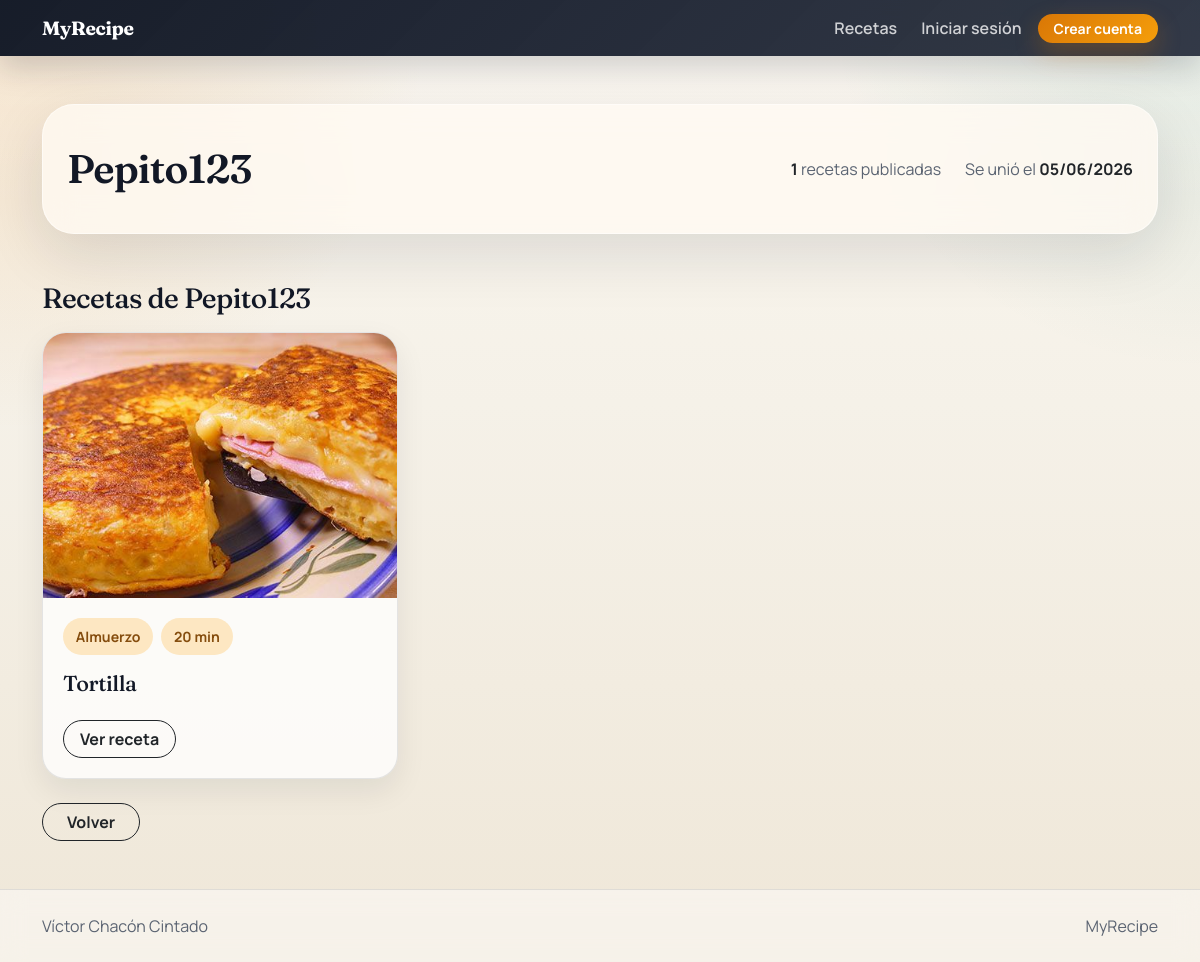
Screenshot of /perfil/Pepito123/ with the database file from the repository.
### recetas/models.py (models this page shows, shortened)
class Receta(models.Model):
    titulo = models.CharField(max_length=200)
    ingredientes = models.TextField()
    pasos_elaboracion = models.TextField()
    tiempo_preparacion = models.PositiveIntegerField()
    categoria = models.ForeignKey(Categoria, on_delete=models.SET_NULL, null=True)
    autor = models.ForeignKey(settings.AUTH_USER_MODEL, on_delete=models.CASCADE)
    fecha_creacion = models.DateTimeField(auto_now_add=True)
    favoritos = models.ManyToManyField(settings.AUTH_USER_MODEL, related_name='recetas_favoritas', blank=True)
    imagen = models.ImageField(upload_to='recetas/')

class Categoria(models.Model):
    nombre = models.CharField(max_length=100)
    descripcion = models.TextField(blank=True, null=True)
    def __str__(self):
        return self.nombre

### recetas/views.py (the view)
# urls.py: path('perfil/<str:username>/', views.perfil_usuario, name='perfil_usuario'),
def perfil_usuario(request, username):
    from django.contrib.auth.models import User
    usuario = get_object_or_404(User, username=username)
    recetas = Receta.objects.filter(autor=usuario).select_related('categoria', 'autor').order_by('-fecha_creacion')
    return render(request, 'perfil.html', {'usuario': usuario, 'recetas': recetas})

### templates/perfil.html (shortened to what this page needs)
{% extends 'base.html' %}
{% block content %}
<section class="profile-shell mb-4 mb-lg-5">
    <div class="row g-4 align-items-center py-2 py-lg-3">
        <div class="col-lg-6">
            <h1 class="display-6 fw-semibold mb-0">{{ usuario.username }}</h1>
        </div>
        <div class="col-lg-6 text-lg-end muted-text">
            <div class="d-flex flex-column flex-lg-row justify-content-lg-end gap-2 gap-lg-4">
                <span><strong class="text-dark">{{ recetas|length }}</strong> recetas publicadas</span>
                <span>Se unió el <strong class="text-dark">{{ usuario.date_joined|date:"d/m/Y" }}</strong></span>
            </div>
        </div>
    </div>
</section>
<h2 class="section-title h3">Recetas de {{ usuario.username }}</h2>
{% if recetas %}
    <div class="row g-4">
        {% for receta in recetas %}
            <div class="col-md-6 col-xl-4">
                <article class="recipe-card">
                    {% if receta.imagen %}
                        <img class="recipe-card__image" src="{{ receta.imagen.url }}" alt="{{ receta.titulo }}">
                    {% endif %}
                    <div class="recipe-card__body d-flex flex-column gap-3">
                        <div>
                            <div class="d-flex flex-wrap gap-2 mb-3">
                                <span class="badge-soft">{{ receta.categoria|default:"Sin categoría" }}</span>
                                <span class="badge-soft">{{ receta.tiempo_preparacion }} min</span>
                            </div>
                            <h3 class="recipe-card__title h4">{{ receta.titulo }}</h3>
                        </div>
                        <a class="btn btn-outline-dark rounded-pill px-3 align-self-start" href="{% url 'detalle_receta' receta_id=receta.id %}">Ver receta</a>
                    </div>
                </article>
            </div>
        {% endfor %}
    </div>
{% else %}
    <div class="empty-state text-center">Este usuario no tiene recetas todavía.</div>
{% endif %}
<div class="mt-4">
    <a href="{% url 'lista_recetas' %}" class="btn btn-outline-dark rounded-pill px-4">Volver</a>
</div>
{% endblock %}

### static/css/styles.css (style rules this page uses)
:root { --bg: #f5f1e8; --surface: #fffaf2; --surface-strong: #fff4e6; --ink: #121826; --muted: #5b6472; --line: rgba(18, 24, 38, 0.1); --accent: #d97706; --accent-strong: #b45309; --accent-soft: #fde7c2; --accent-2: #0f766e; --shadow: 0 20px 60px rgba(18, 24, 38, 0.12); }
html { scroll-behavior: smooth; }
body { min-height: 100vh; font-family: 'Manrope', sans-serif; color: var(--ink); background: radial-gradient(circle at top left, rgba(217, 119, 6, 0.18), transparent 28%), radial-gradient(circle at top right, rgba(15, 118, 110, 0.12), transparent 24%), linear-gradient(180deg, #fbf7ef 0%, #f5f1e8 42%, #efe7d8 100%); }
h1, h2, h3, h4, .brand-mark { font-family: 'Fraunces', serif; letter-spacing: -0.02em; }
.hero-panel, .content-panel, .auth-shell, .form-shell, .detail-shell, .comment-shell, .profile-shell { position: relative; border: 1px solid rgba(255, 255, 255, 0.5); background: rgba(255, 250, 242, 0.78); backdrop-filter: blur(16px); border-radius: 2rem; box-shadow: var(--shadow); }
.muted-text { color: var(--muted); }
.search-panel, .info-panel, .recipe-card, .comment-item, .summary-card, .form-card { border: 1px solid var(--line); background: rgba(255, 255, 255, 0.76); border-radius: 1.5rem; box-shadow: 0 12px 30px rgba(18, 24, 38, 0.08); }
.recipe-card { overflow: hidden; height: 100%; transition: transform 180ms ease, box-shadow 180ms ease; }
.recipe-card__image { aspect-ratio: 4 / 3; object-fit: cover; width: 100%; }
.recipe-card__body { padding: 1.25rem; }
.recipe-card__title { font-size: 1.35rem; margin-bottom: 0.45rem; }
.badge-soft { display: inline-flex; align-items: center; padding: 0.5rem 0.8rem; border-radius: 999px; background: var(--accent-soft); color: #854d0e; font-weight: 700; font-size: 0.88rem; }
.content-panel, .detail-shell, .comment-shell, .profile-shell, .auth-shell, .form-shell { padding: 1.5rem; }
.section-title { margin-bottom: 1rem; }
button, .btn { font-weight: 700; }

### rows the page displays
Receta: imagen (picture), categoria "Almuerzo", tiempo_preparacion "20", titulo "Tortilla"

### other values shown
{{ usuario.username }} "Pepito123"
{{ recetas|length }} "1"
{{ usuario.date_joined|date:"d/m/Y" }} "05/06/2026"
